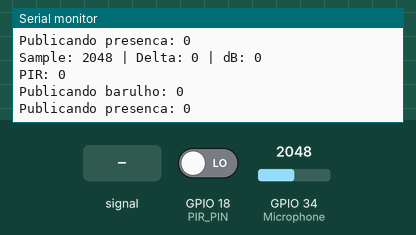
Simulated run of this sketch. Board: ESP32. Shown: the last lines printed to the serial monitor. The test bench sets the inputs (shaded band); at power-on: GPIO 34 (Microphone) = 2048, GPIO 18 (PIR_PIN) LOW. WiFi joins after 1.5 s; servers stay silent unless stated; no MQTT or app messages arrive unless stated.

Above: at 2.7 s.
2.8 s: GPIO 34 (Microphone) fed a 200 Hz sine of ±327 counts around its level
At 4.03 s:
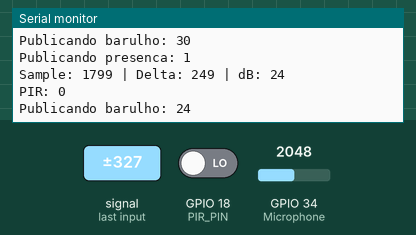
4.3 s: GPIO 34 (Microphone) set to 2866
At 4.34 s:
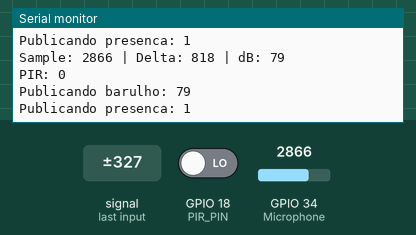
5.8 s: GPIO 18 (PIR_PIN) driven HIGH
7.3 s: GPIO 34 (Microphone) fed a 1000 Hz sine of ±1023 counts around its level
At 7.54 s:
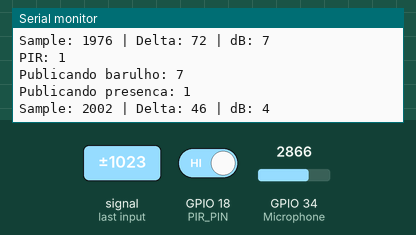
8.8 s: GPIO 34 (Microphone) set to 3603
At 8.88 s:
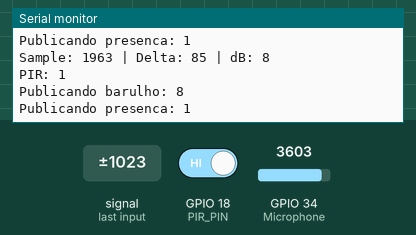
Timing chart, 0 to 11.3 s (numbered marks = the images above; inputs shaded):
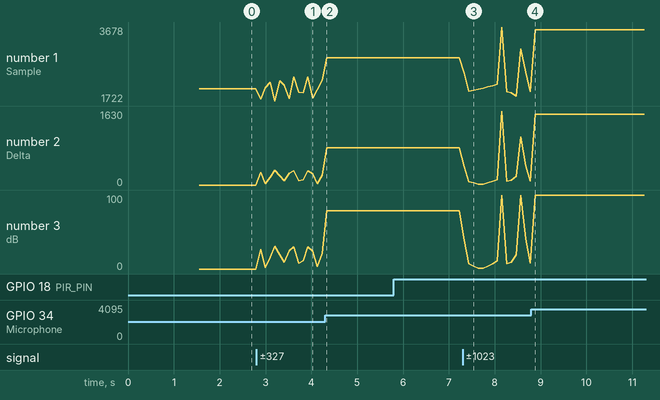

The sketch:

sensor.ino
```cpp
#include <WiFi.h>
#include <PubSubClient.h>

// ---------------- Criação de objetos ----------------
WiFiClient espClient;                 // Cliente Wi-Fi
PubSubClient MQTT(espClient);         // Cliente MQTT

#define Microphone 34  // pino analógico do microfone
int iniSample = 2048; // Valor mínimo do microfone

#define PIR_PIN 18

// ---------------- Configurações de rede e MQTT ----------------
const char* SSID = "Wokwi-GUEST";            // Nome da rede Wi-Fi
const char* PASSWORD = "";                   // Senha da rede Wi-Fi
const char* BROKER_MQTT = "20.46.254.134";   // Endereço IP do broker MQTT
const int BROKER_PORT = 1883;                // Porta do broker MQTT

// Tópicos MQTT de publicação
const char* DEVICE_ID = "sensor001";
const char* TOPICO_PUBLISH_PRESENCE = "/TEF/sensor001/attrs/presence";
const char* TOPICO_PUBLISH_NOISE = "/TEF/sensor001/attrs/noise";

const char* ID_MQTT = "fiware_001";          // ID de identificação do cliente MQTT

// ---------------- Funções auxiliares ----------------

// Inicializa a comunicação serial
void initSerial() {
  Serial.begin(115200);
}

// Conecta o ESP32 à rede Wi-Fi
void initWiFi() {
  Serial.println("------ Conectando ao Wi-Fi ------");
  WiFi.begin(SSID, PASSWORD);
  while (WiFi.status() != WL_CONNECTED) {
    delay(500);
    Serial.print(".");
  }
  Serial.println("\nWi-Fi conectado!");
  Serial.print("Endereço IP: ");
  Serial.println(WiFi.localIP());
}

// Configura o cliente MQTT
void initMQTT() {
  MQTT.setServer(BROKER_MQTT, BROKER_PORT);
}

// Tenta reconectar ao broker MQTT caso a conexão seja perdida
void reconnectMQTT() {
  while (!MQTT.connected()) {
    Serial.print("Tentando conectar ao Broker MQTT...");
    if (MQTT.connect(ID_MQTT)) {
      Serial.println("Conectado ao broker!");
    } else {
      Serial.print("Falha na conexão. Código de erro: ");
      Serial.println(MQTT.state());
      Serial.println("Tentando novamente em 2 segundos...");
      delay(2000);
    }
  }
}

// Garante que Wi-Fi e MQTT estão conectados
void VerificaConexoesWiFIEMQTT() {
  if (!MQTT.connected()) {
    reconnectMQTT();
  }
  if (WiFi.status() != WL_CONNECTED) {
    initWiFi();
  }
}

int microphone() {
  int sample = analogRead(Microphone);     // leitura analógica (0–4095)
  int delta = abs(sample - iniSample);     // diferença em relação ao silêncio

  // converte a variação para "decibéis" aproximados (escala simulada)
  int dB = map(delta, 0, 1024, 0, 100);
  if (dB > 100) dB = 100;

  // mostra os valores no Serial Monitor
  Serial.print("Sample: ");
  Serial.print(sample);
  Serial.print(" | Delta: ");
  Serial.print(delta);
  Serial.print(" | dB: ");
  Serial.println(dB);

  return dB;

}

bool salaOcupada() {
  int estado = digitalRead(PIR_PIN);
  Serial.print("PIR: ");
  Serial.println(estado);
  return estado == HIGH;
}

void publicarBarulho(int barulho) {
  String mensagem = String(barulho);
  Serial.print("Publicando barulho: ");
  Serial.println(mensagem);
  MQTT.publish(TOPICO_PUBLISH_NOISE, mensagem.c_str());
}

void publicarPresenca(bool presenca) {
  String mensagem = String(presenca);
  Serial.print("Publicando presenca: ");
  Serial.println(mensagem);
  MQTT.publish(TOPICO_PUBLISH_PRESENCE, mensagem.c_str());
}

void publicar() {

  int barulho = microphone();
  bool presencaPIR = salaOcupada();

  bool presenca = presencaPIR || (barulho > 0);

  publicarBarulho(barulho);
  publicarPresenca(presenca);

}

// ---------------- Setup e Loop principal ----------------
void setup() {

  initSerial();
  initWiFi();
  initMQTT();

  pinMode(PIR_PIN, INPUT);

}

void loop() {
  // Garante que Wi-Fi e MQTT estejam sempre conectados
  VerificaConexoesWiFIEMQTT();
  MQTT.loop();

  publicar();

  delay(100);

}
```

Measured:
- after the input at 2.8 s, the serial monitor: prints a new line after 0.09 s (image 1)
- after the input at 4.3 s, the serial monitor: prints a new line at once (image 2)
- after the input at 7.3 s, the serial monitor: prints a new line at once (image 3)
- plotted number 1: 2048 → 2268 after the input at 2.8 s, 2268 → 2866 after the input at 4.3 s, 2866 → 1963 after the input at 7.3 s, 1963 → 3603 after the input at 8.8 s
- plotted number 2: 0 → 220 after the input at 2.8 s, 220 → 818 after the input at 4.3 s, 818 → 85 after the input at 7.3 s, 85 → 1555 after the input at 8.8 s
- plotted number 3: 0 → 21 after the input at 2.8 s, 21 → 79 after the input at 4.3 s, 79 → 8 after the input at 7.3 s
